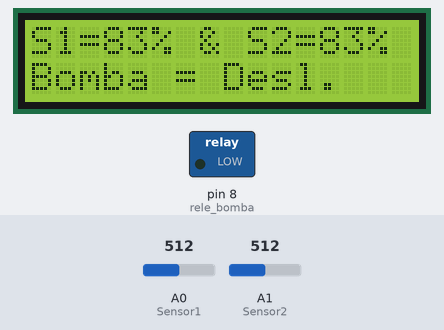
Recording of a sketch running on a simulated Arduino Uno, built with avr-gcc and run on an emulated ATmega328P. On the bench: 16×2 character LCD, switched loads named in the sketch (green lamp = pin HIGH). The test bench sets the inputs (shaded band); at power-on: A0 (Sensor1) = 512, A1 (Sensor2) = 512.

Above: at 6.2 s.
6.3 s: A0 (Sensor1) set to 890
At 16.2 s:
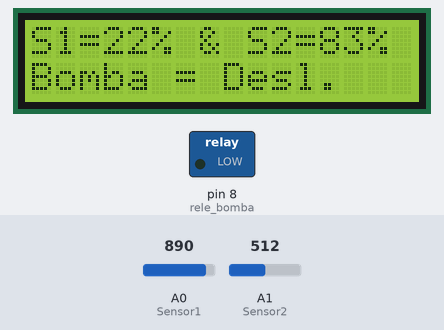
16.5 s: A0 (Sensor1) set to 911
At 25.6 s:
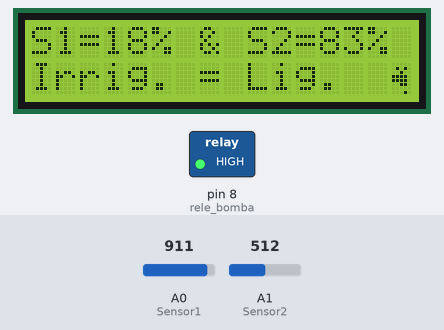
26.6 s: A1 (Sensor2) set to 306
At 31.7 s:
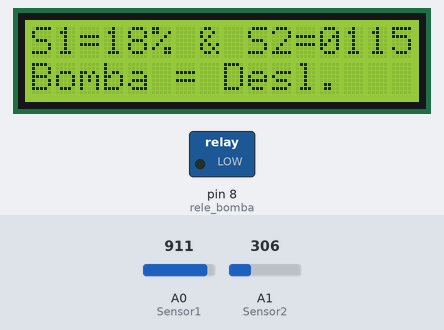
37.6 s: A0 (Sensor1) set to 306
At 38.4 s:
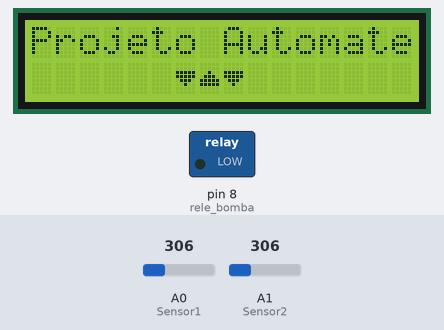
47.6 s: A1 (Sensor2) set to 888
At 51.7 s:
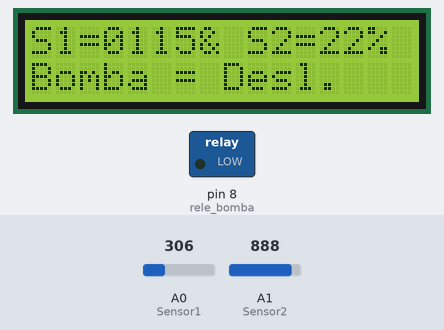
57.6 s: A1 (Sensor2) set to 909
At 62.3 s:
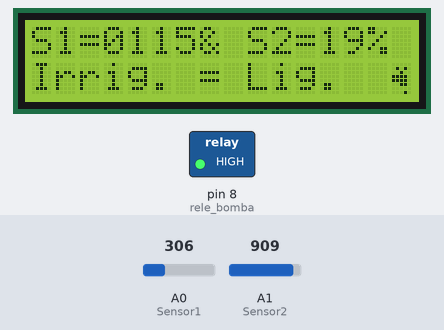
Timing chart, 0 to 67.7 s (numbered marks = the images above; inputs shaded):
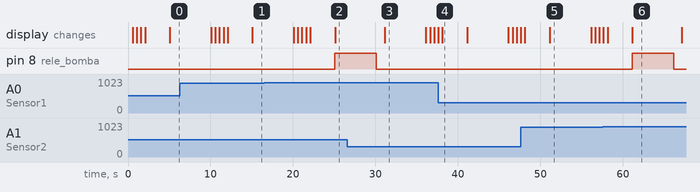

The sketch:

Automate-ExibicaoNoDisplayLCD.ino
```cpp
//Configurações do Display
#include <LiquidCrystal.h>

const int rs = 12, en = 11, d4 = 5, d5 = 4, d6 = 3, d7 = 2;
LiquidCrystal lcd(rs, en, d4, d5, d6, d7);

/*---------------------------------------------*/

int var_control = 1, min_umid = 20, max_umid = 55;

/*Criando o Simbolo da Mecajun pro Display*/

byte Triangulo_Baixo[8] = {
0b00000,
0b00000,
0b11111,
0b11111,
0b01110,
0b00100,
0b00000,
0b00000
};


byte Triangulo_Cima[8] = {
0b00000,
0b00000,
0b00100,
0b01110,
0b11111,
0b11111,
0b00000,
0b00000
};

/*-------------------------------------*/

/*--Criando o Símbolo de Torneira--*/


byte Torneira[8] =
{
0b00000,
0b01010,
0b00100,
0b11110,
0b11110,
0b00110,
0b00000,
0b00010
};

/*---------------------------------*/

/*--Função Para Mostrar a Tela Inicial--*/

void TelaInicial(){

  lcd.clear();
  delay(500);

  lcd.setCursor(0, 0);
  lcd.print("Projeto Automate");
  delay(500);

  lcd.setCursor(6, 1);
  lcd.write(byte(0));
  delay(500);
  lcd.setCursor(7, 1);
  lcd.write(byte(1));
  delay(500);
  lcd.setCursor(8, 1);
  lcd.write(byte(0));
  delay(3000);

}
/*-------------------------------------*/

/*--Função que Exibe os Dados Na Tela--*/
void TelaDeDados(int umidade1, int umidade2, int rele_ligado){

  lcd.clear();

  lcd.setCursor(0, 0);
  lcd.print("S1=  % & S2=  %");

  //Atualiza no display os dados dos sensores
  if((umidade1 > 9) && (umidade1 < 100)){
    lcd.setCursor(3, 0);
    lcd.print(umidade1);
  } else {
    lcd.setCursor(3, 0);
    lcd.print("0");
    lcd.setCursor(4, 0);
    lcd.print(umidade1);
  }
  if((umidade2 > 9) && (umidade2 < 100)){
    lcd.setCursor(12, 0);
    lcd.print(umidade2);
  } else {
    lcd.setCursor(12, 0);
    lcd.print("0");
    lcd.setCursor(13, 0);
    lcd.print(umidade2);
  }

  if (rele_ligado == 0){
    lcd.setCursor(0, 1);
    lcd.print("                ");
    lcd.setCursor(0, 1);
    lcd.print("Bomba = Desl.");
  } else {
    lcd.setCursor(0, 1);
    lcd.print("                ");
    lcd.setCursor(0, 1);
    lcd.print("Irrig. = Lig.");
    lcd.setCursor(15, 1);
    lcd.write(byte(2));
  }

  delay(5000);

}
/*-------------------------------------*/


#define Sensor1 A0
#define Sensor2 A1

int umidade1 = 0, umidade2 = 0;

#define rele_bomba 8

int rele_ligado = 0;

void setup() {

  //Coloca o número de coluna e linhas do display
  lcd.begin(16, 2);

  //Configurações do Relé da Bomba
  pinMode(rele_bomba, OUTPUT);
  digitalWrite(rele_bomba, LOW);

  //Cria os caracteres especiais pro display
  lcd.createChar(0, Triangulo_Baixo);
  lcd.createChar(1, Triangulo_Cima);
  lcd.createChar(2, Torneira);

  //Escreve a mensagem inicial no Display
  TelaInicial();

  //Inicia o monitor serial
  Serial.begin(9600);


}

void loop() {

  //Lê o primeiro sensor
  umidade1 = analogRead(Sensor1);
  umidade1 = map(umidade1, 400, 1023, 100, 0);

  //Lê o segundo sensor
  umidade2 = analogRead(Sensor2);
  umidade2 = map(umidade2, 400, 1023, 100, 0);

  while (var_control == 1){

    TelaDeDados(umidade1, umidade2, rele_ligado);
    TelaInicial();

    //Lê o primeiro sensor
    umidade1 = analogRead(Sensor1);
    umidade1 = map(umidade1, 400, 1023, 100, 0);

    //Lê o segundo sensor
    umidade2 = analogRead(Sensor2);
    umidade2 = map(umidade2, 400, 1023, 100, 0);

    if((umidade1 <= min_umid) || (umidade2 <= min_umid)){
      var_control = 0;
      rele_ligado = 1;
      digitalWrite(rele_bomba, HIGH);
    }
  }

  while (var_control == 0){

    //Lê o primeiro sensor
    umidade1 = analogRead(Sensor1);
    umidade1 = map(umidade1, 400, 1023, 100, 0);

    //Lê o segundo sensor
    umidade2 = analogRead(Sensor2);
    umidade2 = map(umidade2, 400, 1023, 100, 0);

    TelaDeDados(umidade1, umidade2, rele_ligado);

    if((umidade1 >= max_umid) || (umidade2 >= max_umid)){
      var_control = 1;
      rele_ligado = 0;
      digitalWrite(rele_bomba, LOW);
    }

    delay(1000);
  }

}
```

Measured:
- the behaviour switches between 898 and 899 on A0 (Sensor1) (found by bisection; images 1 and 2)
- the behaviour switches between 898 and 899 on A1 (Sensor2) (found by bisection; images 5 and 6)
- after the input at 16.5 s, pin 8 (rele_bomba): LOW → HIGH after 8.6 s; the display: first differs from a run without the input after 8.6 s (image 2)
- after the input at 26.6 s, the display: changes after 4.5 s (image 3)
- after the input at 37.6 s, pin 8 (rele_bomba): stays LOW (without the input it goes to HIGH after 3.5 s)
- after the input at 47.6 s, the display: first differs from a run without the input after 3.6 s (image 5)
- after the input at 57.6 s, pin 8 (rele_bomba): LOW → HIGH after 3.6 s, → LOW 5.0 s later; the display: first differs from a run without the input after 3.6 s (image 6)
